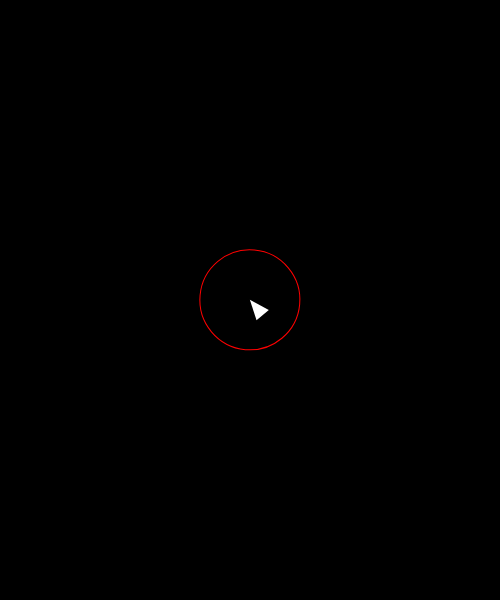
Frame 1 (no input)
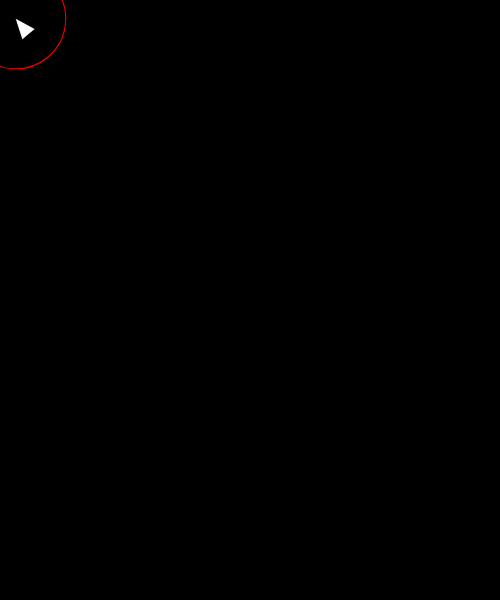
Frame 60 (no input)
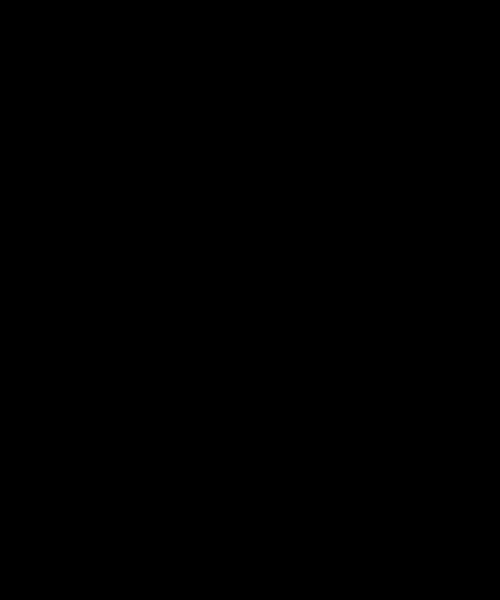
Frame 120 (the mouse pressed at the canvas centre since frame 60)

The p5.js sketch that drew these frames (run headless with seeded random() and noise() and a simulated clock; from frame 60 on, the mouse is pressed at the canvas centre):

// p5.js sketch
// ── sketch.js
"use strict"
//use antonomous agent
var v;

function setup() {
  createCanvas(500,600);
  noStroke();
  fill(255);
  
  v = new Vehicle(width/2, height/2);
}

function draw() {
  background(0);
  
  var target = createVector(mouseX, mouseY);
  v.seek(target);
  v.update();
  v.display();
}
// ── Vehicle.js
"use strict";

class Vehicle{
  
  constructor(x,y){
    this.pos = createVector(x,y);
    this.vel = createVector(0,0);
    this.acc = createVector(0,0);
    
    this.angle = 0;
    this.maxDesireVel = 5;//maxSpeed in the book
    this.maxSteerForce = 0.2;//for steerForce, maxForce in the book
    
    this.brakeRad = 100;//sha che // the detective area
  }
  
  applyForce(force){
    //force.div(this.mass);
    this.acc.add(force);
  }
  seek(target){
    var desireVel = p5.Vector.sub(target,this.pos);
    var distance = desireVel.mag();
    if(distance > this.brakeRad){
      desireVel.mult(this.maxDesireVel);//maxSpeed in book
    }else{
      //slow down
      var mappedMag = map(distance, 0, this.brakeRad, 0, this.maxDesireVel);
      desireVel.mult(mappedMag);
    }
    // if taking out normalize(), the desireVel will respond to the distance. like ease in/out effect.
    // desireVel.normalize();//taking out normalize(), the desireVel will respond to the distance. like ease in/out effect.
    // desireVel.mult(this.maxDesireVel);//maxSpeed 
    
    var steerForce = p5.Vector.sub(desireVel, this.vel);
    //steerForce.normalize().mult(0.05);//maxForce in the book
    steerForce.limit(this.maxSteerForce);//maxForce
    this.applyForce(steerForce);
  }
  update(){
    this.vel.add(this.acc);
    this.pos.add(this.vel);
    this.acc.mult(0);
    
    this.angle = this.vel.heading();
    
    //this.vel.mult(0.98);
  }
  
  display(){
    push();
    translate(this.pos.x, this.pos.y);
    rotate(this.angle);
    
    //debugging mode to see the check area.
    noFill();
    stroke(255,0,0);
    ellipse(0,0,this.brakeRad,this.brakeRad);
    
    noStroke();
    fill(255);
    //draw the triangle
    triangle(0,0,-20, -8, -20, 8);
    pop();
  }
}
